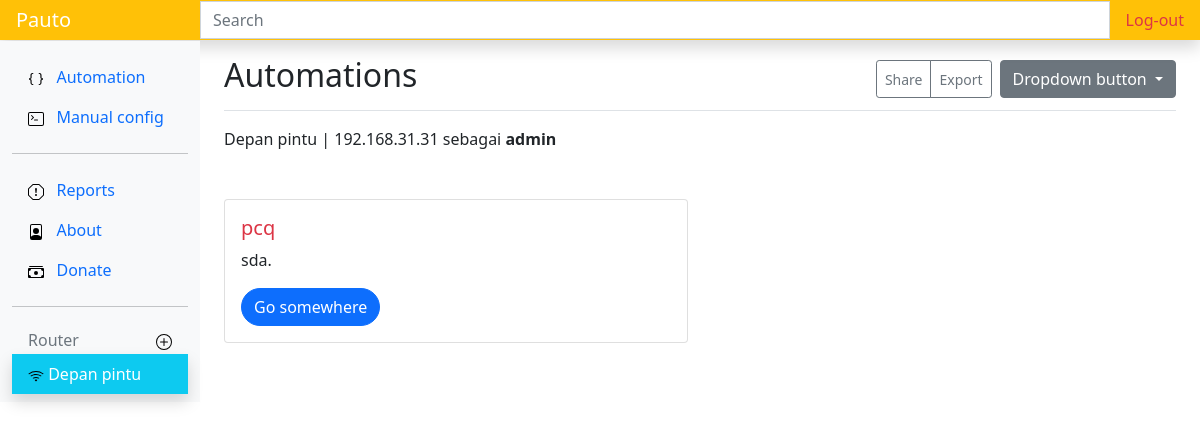
The app's page /1/router (signed in), older data.
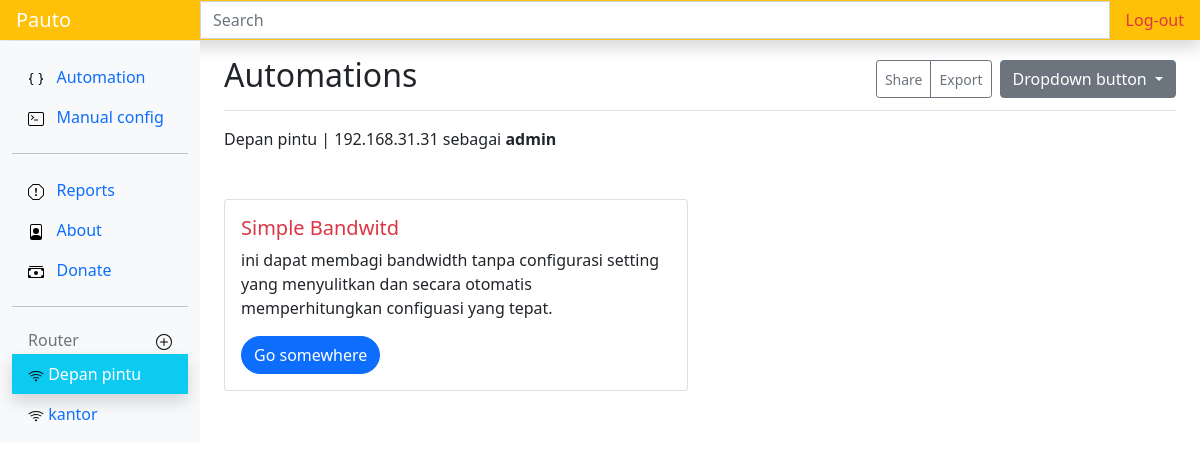
The same page, newer data.
### routerapp/models.py (models this page shows, shortened)
class Routerm(models.Model):
    nama = models.CharField(max_length=50)
    host = models.CharField(max_length=50)
    user = models.CharField(max_length=30)
    password = models.CharField(max_length=50, blank=True)
    kecepatan_internet = models.IntegerField(blank=True)
    pub_date = models.DateField(auto_now=True)
    pass

class Automation(models.Model):
    nama = models.CharField(max_length=50)
    deskripsi = models.TextField()
    status = models.CharField(max_length=15, blank=True)
    pass

### routerapp/views.py (the view)
# urls.py: path('<int:id>/router',views.router, name='router'),
@login_required(login_url=settings.LOGIN_URL)
def router(request, id):
    auto = Automation.objects.all()
    router = Routerm.objects.all()
    idk = id
    data = Routerm.objects.filter(pk=id)
    context = {
        'auto': auto,
        'data': data,
        'router': router,
        'idk': idk
    }
    return render(request, 'detailrouter.html', context)

### routerapp/templates/detailrouter.html (shortened to what this page needs)
{% extends 'base.html' %}
{% load static %}
{% block judul %}
Automations
{% endblock judul %}
{% block content %}
    {% for data in data %}
    {{data.nama}} |
    {{data.host}} sebagai
    <strong> {{data.user}}</strong>
    <div class="row ">
    {% for auto in auto %}
    <div class="col-sm-6 ">
      <div class="card mt-5">
        <div class="card-body">
          <h5 class="card-title text-danger">{{auto.nama}}</h5>
          <p class="card-text">{{auto.deskripsi}}.</p>
          <a href="{% url 'conpcq1' data.id %}" class="btn btn-primary rounded-pill">Go somewhere</a>
        </div>
      </div>
    </div>
    {% endfor %}
    </div>
    {% endfor %}
{% endblock content %}
{% block router %}
   {% for router in router %}
        <li class="nav-item ">
        <a class="nav-link {% if idk == router.id %}shadow text-white bg-info{% endif %}" href="{% url 'router' router.id %}">
            <img src="{% static 'icons/wifi.svg' %}" alt="">
            {{router.nama}}
        </a>
    </li>
    {% endfor %}
{% endblock router %}

Row changes from the older to the newer data that the page shows:
removed Automation: nama "pcq", deskripsi "sda", shown under Routerm "Depan pintu"
added Routerm: nama "kantor", shown under "Router"
added Automation: nama "Simple Bandwitd", deskripsi "ini dapat membagi bandwidth tanpa configurasi setting yang menyulitkan dan secara otomatis memperhitungkan configuasi yang tepat", shown under Routerm "Depan pintu"
